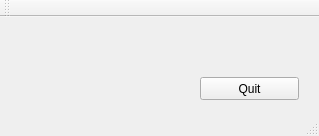
<?xml version="1.0" encoding="UTF-8"?>
<ui version="4.0">
 <class>MainWindow</class>
 <widget class="QMainWindow" name="MainWindow">
  <property name="geometry">
   <rect>
    <x>0</x>
    <y>0</y>
    <width>319</width>
    <height>136</height>
   </rect>
  </property>
  <property name="windowTitle">
   <string>MainWindow</string>
  </property>
  <widget class="QWidget" name="centralWidget">
   <widget class="QPushButton" name="cmdQuit">
    <property name="geometry">
     <rect>
      <x>200</x>
      <y>60</y>
      <width>99</width>
      <height>23</height>
     </rect>
    </property>
    <property name="text">
     <string>Quit</string>
    </property>
   </widget>
  </widget>
  <widget class="QMenuBar" name="menuBar">
   <property name="geometry">
    <rect>
     <x>0</x>
     <y>0</y>
     <width>319</width>
     <height>20</height>
    </rect>
   </property>
  </widget>
  <widget class="QToolBar" name="mainToolBar">
   <attribute name="toolBarArea">
    <enum>TopToolBarArea</enum>
   </attribute>
   <attribute name="toolBarBreak">
    <bool>false</bool>
   </attribute>
  </widget>
  <widget class="QStatusBar" name="statusBar"/>
 </widget>
 <layoutdefault spacing="6" margin="11"/>
 <resources/>
 <connections/>
</ui>
